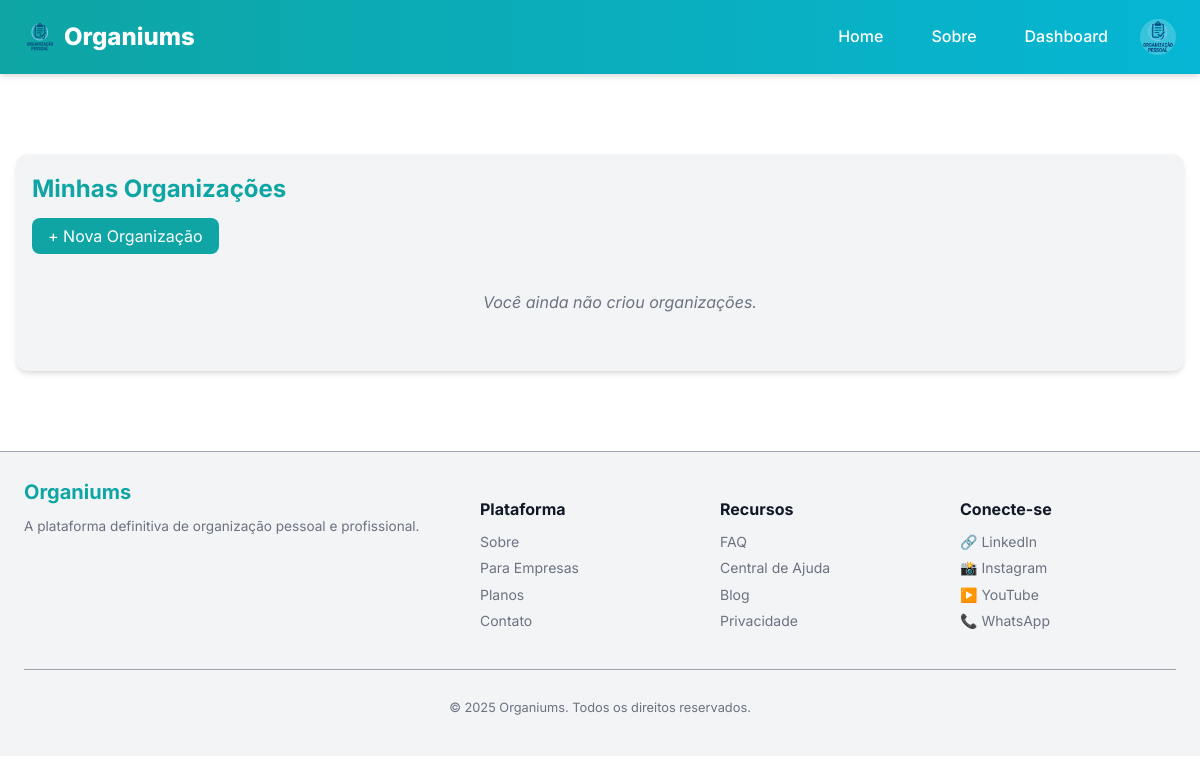
The app's page /client/organizations (signed in), older data.
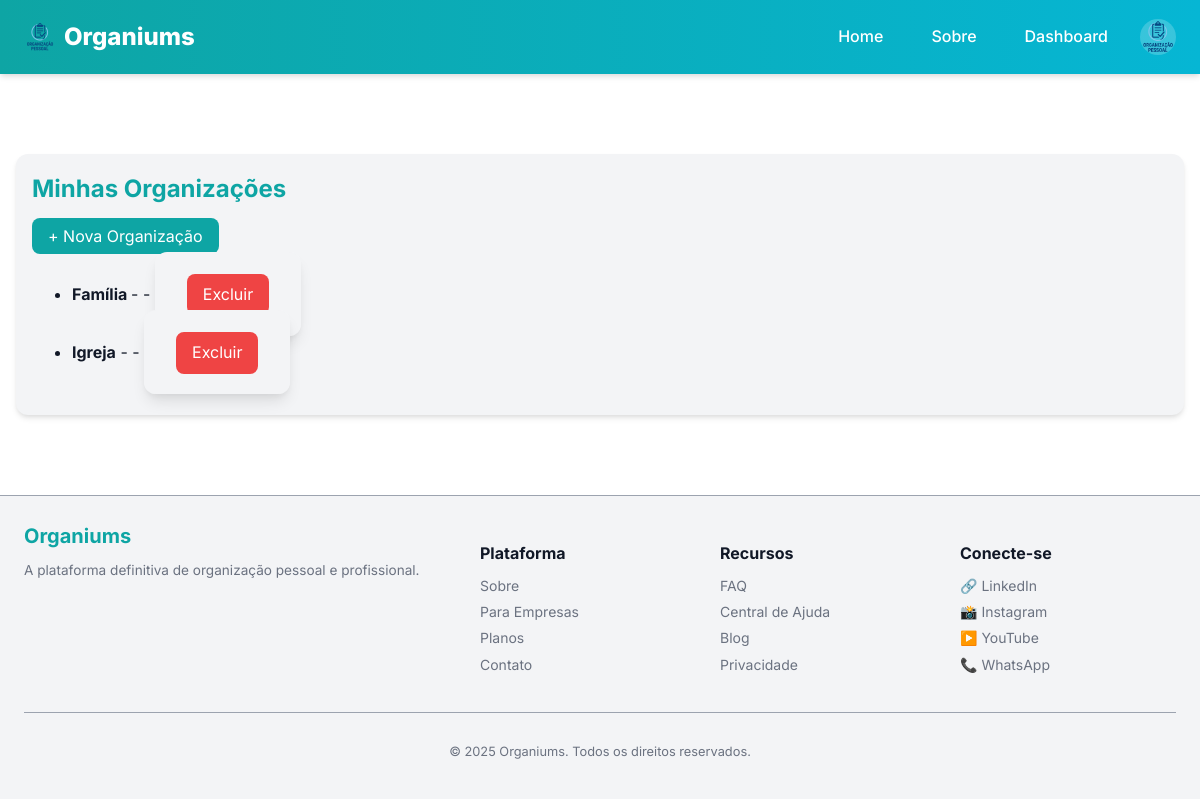
The same page, newer data.
### models.py (models this page shows)
class Organization(db.Model):
    __tablename__ = "organizations"
    id = db.Column(db.Integer, primary_key=True)
    name = db.Column(db.String(120), nullable=False)
    description = db.Column(db.Text, nullable=True)
    owner_id = db.Column(db.Integer, db.ForeignKey("user.id"), nullable=False)
    created_at = db.Column(db.DateTime, default=datetime.utcnow)
    personal_demands = db.relationship("PersonalDemand", backref="organization", lazy=True)

### app/views.py (the view)
@bp.route("/client/organizations")
@login_required
def organizations_list():
    orgs = Organization.query.filter_by(owner_id=current_user.id).all()
    register_log("Parte de organizações da demanda pessoal acessada")
    return render_template("client/organizations.html", organizations=orgs)

### app/utils.py (called while the page is built)
def register_log(action, status="ok"):
    user_id = current_user.id if current_user.is_authenticated else None
    ip_address = request.remote_addr
    log = Log(
        user_id=user_id,
        action=action,
        ip_address=ip_address,
        status=status
    )
    db.session.add(log)
    db.session.commit()

### manage.py (called while the page is built)
def create_app(config_object=None):
    app = Flask(__name__, template_folder='app/templates', static_folder='app/static')
    app.config.from_object(config_object or Config)
    db.init_app(app)
    migrate.init_app(app, db)
    login.init_app(app)
    from models import User
    @login.user_loader
    def load_user(user_id):
        return User.query.get(int(user_id))
    from app.views import bp as app_bp
    from api.views import bp as api_bp
    app.register_blueprint(app_bp)
    app.register_blueprint(api_bp, url_prefix='/api')
    app.config['MAX_CONTENT_LENGTH'] = 2 * 1024 * 1024
    register_error_handlers(app)
    @app.shell_context_processor
    def make_shell_context():
        return {'db': db, 'User': User}
    return app

### app/templates/client/organizations.html (shortened to what this page needs)
{% extends "base.html" %}
{% block content %}
<div class="container client-section">
  <h1>Minhas Organizações</h1>
  <a href="{{ url_for('app_bp.organizations_new') }}" class="btn">+ Nova Organização</a>
  <ul class="client-list">
    {% for org in organizations %}
      <li>
        <strong>{{ org.name }}</strong> - {{ org.description or "-" }}
        <form method="POST" action="{{ url_for('app_bp.organizations_delete', id=org.id) }}" style="display:inline;">
          <button type="submit" class="btn btn-danger">Excluir</button>
        </form>
      </li>
    {% else %}
      <p class="empty-state">Você ainda não criou organizações.</p>
    {% endfor %}
  </ul>
</div>
{% endblock %}

Row changes from the older to the newer data that the page shows:
added Organization: name "Família", description "-"
added Organization: name "Igreja", description "-"
Text that changed along with them:
text no longer shown: "Você ainda não criou organizações."
